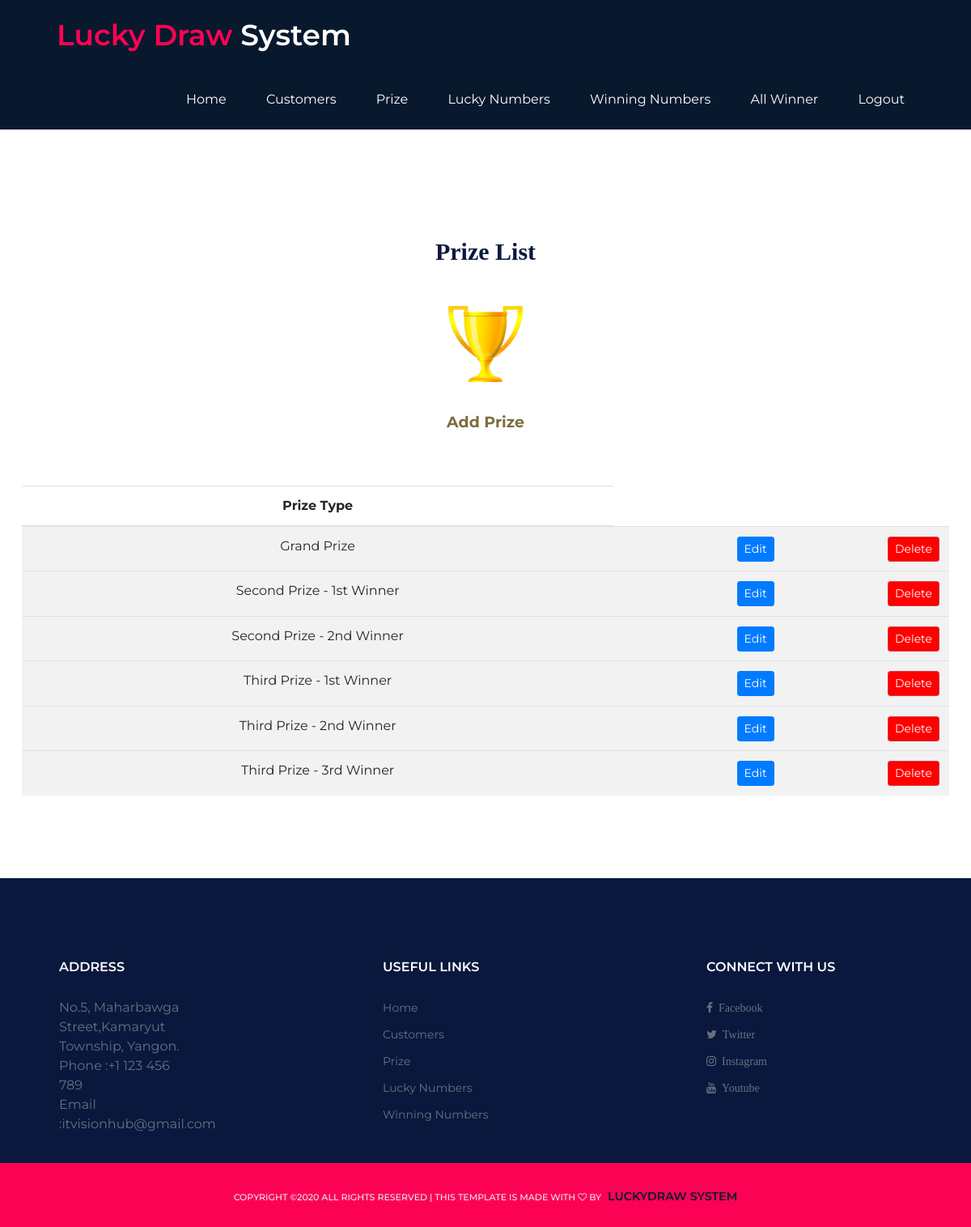
The page /prize_list.php (signed in) on the database its author committed.
### tables this page shows
CREATE TABLE `prizes` (
  `id` int(11) NOT NULL,
  `prize_type` varchar(255) NOT NULL,
  `created_date` datetime DEFAULT NULL,
  `updated_date` datetime DEFAULT NULL
);

### inc/functions.php (called while the page is built, shortened)
<?php
function get_prize_list(){
    include 'inc/connection.php';
    try{
        $sql = 'SELECT * FROM prizes';
        $stmt = $conn->query($sql);
        $stmt->execute();
        $result = $stmt->fetchAll(PDO::FETCH_ASSOC);
        return $result;
    }
    catch(Exception $e){
        echo "Error!:" . $e->getMessage() . "</br>";
        return array();
    }
}
?>

### prize_list.php (the view, shortened to what this page needs)
<?php
$auth = isset($_SESSION['auth']);
if($auth) {
include "inc/header.php";
include "inc/functions.php";
?>
<section class="main_section">
    <div class="container">
        <div class="row hero-section">
            <div class="col-md-12 text-center fix">
                <h3 class="add-project mb-4">Prize List</h3>
                <a href="prize.php" class="action_link">
                    <div class="action_icon">
                    <img src="img/iconfinder_goals_47047.png" alt="project list icon" class="img-fluid mb-2">
                       Add Prize
                    </div>
                </a>
                <table class="table table-striped">
                    <thead>
                        <tr>
                        <th scope="col">Prize Type</th>
                        </tr>
                    </thead>
                    <tbody>
                        <?php
                        foreach (get_prize_list() as $item) {
                            echo "<tr>";
                            echo "<td>". $item['prize_type']. "</td>";
                            echo "<td><a class='btn btn-primary btn-sm' href='prize.php?id=" . $item['id'] . "'>Edit</a>";
                            echo "<form method='post' action='prize_list.php' class='d-inline float-right' onsubmit=\"return confirm('Are you sure you want to delete this Prize?');\">";
                            echo "<input type='submit' class='btn btn-danger btn-sm' value='Delete'>";
                            echo "</form>";
                            echo "</td>";
                            echo "<tr>";
                        }
                    ?>
                    </tbody>
    </table>
            </div>
        </div>
    </div>
</section>
<?php
}
else {
    header('location:login-form.php');
}
include "inc/footer.php";
?>

### css/style.css (style rules this page uses)
html, body { height: 100%; font-family: "Montserrat", sans-serif; -webkit-font-smoothing: antialiased; font-smoothing: antialiased; }
h1, h2, h3, h4, h5, h6 { margin: 0; color: #0a183d; font-weight: 600; line-height: 1; }
h3 { font-size: 30px; }
img { max-width: 100%; }
.text-white h1, .text-white h2, .text-white h3, .text-white h4, .text-white h5, .text-white h6, .text-white p, .text-white span, .text-white li, .text-white a, { color: #fff; }
.hero-section { padding-top: 86px; overflow: hidden; }
h3 { font-family: "Times New Roman", Times, serif; }
.mb-4 { margin-top: 30px; }
.btn-danger { background: red !important; }
.action_icon { width: 150px; height: 150px; border-radius: 50%; margin: 0 auto; }
.action_link { text-decoration: none !important; font-size: 19px; font-weight: bold; color: #7c6d3d !important; }
.action_icon img { width: 100%; padding: 28px; }
.table { margin-top: 100px; }

### css/responsive.css (style rules this page uses)
@media (min-width: 1200px) { .container { max-width: 1176px; padding: 120px 0 86px; } }
@media only screen and (min-width: 992px) and (max-width: 1340px) { .fix { padding-top: 60px !important; } }

### rows shown on the page
prizes: prize_type "Grand Prize"
prizes: prize_type "Second Prize - 1st Winner"
prizes: prize_type "Second Prize - 2nd Winner"
prizes: prize_type "Third Prize - 1st Winner"
prizes: prize_type "Third Prize - 2nd Winner"
prizes: prize_type "Third Prize - 3rd Winner"
